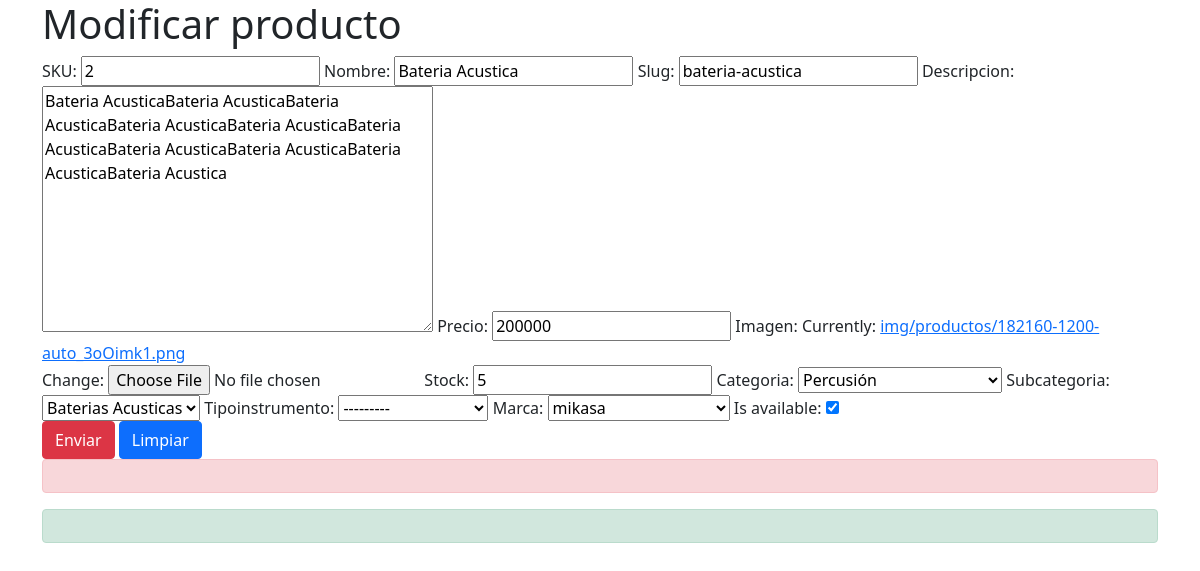
Before: /nuevo-producto/2 with the older database file.
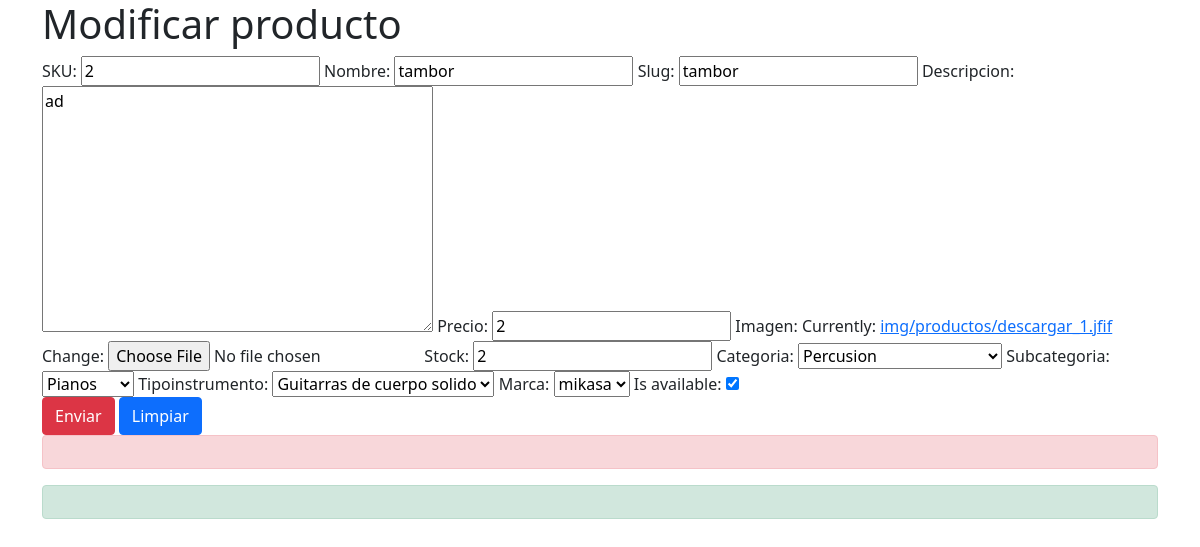
After: the same page with the newer database file.
### app/models.py (models this page shows, shortened)
class Producto(models.Model):
    SKU = models.IntegerField(primary_key=True, verbose_name='SKU')
    nombreProducto =  models.CharField(max_length=80 ,verbose_name='nombre', unique=True)
    slug = models.CharField(max_length=100)
    descripcion = models.TextField(verbose_name='descripcion')
    precio = models.IntegerField(verbose_name='precio')
    imagen=models.ImageField(upload_to='img/productos' , null=True)
    stock = models.IntegerField(verbose_name='stock')
    categoria= models.ForeignKey(Categoria,on_delete=models.CASCADE, )
    subcategoria= models.ForeignKey(SubCategoria,on_delete=models.CASCADE)
    tipoinstrumento= models.ForeignKey(TipoInstrumento,on_delete=models.CASCADE, blank=True, null=True)
    marca = models.ForeignKey(Marca,on_delete=models.CASCADE)
    is_available = models.BooleanField(default=True)
    create_date = models.DateTimeField(auto_now_add=True)
    modified_date = models.DateTimeField(auto_now=True)

### app/views.py (the view)
# urls.py: path('nuevo-producto/<SKU>',Mod_Producto, name="Mod_Producto"),
def Mod_Producto(request, SKU):
    producto = Producto.objects.get(SKU=SKU)
    datos = {
        'form': productoForm(instance=producto)
    }
    if request.method == 'POST':
        formulario = productoForm(data=request.POST, instance=producto)
        if formulario.is_valid():
            formulario.save()
            datos['mensaje'] = "Modificados correctamente"
            return redirect('crud')
    return render(request, 'Tcrud/modProducto.html', datos)

### app/forms.py
class productoForm (ModelForm):
    class Meta :
        model = Producto
        fields= '__all__'

### app/models.py (called while the page is built)
    def __str__(self) -> str:
        return self.nombreCategoria

    def __str__(self) -> str:
        return self.nombreSubCategoria

    def __str__(self) -> str:
        return self.nombreTipoInstrumento

    def __str__(self) -> str:
        return self.nombreMarca

### carts/context_processors.py (called while the page is built)
def counter(request):
    cart_count = 0
    try:
        cart = Cart.objects.filter(cart_id=_cart_id(request))
        cart_items = CartItem.objects.all().filter(cart=cart[:1])
        for cart_item in cart_items:
            cart_count += cart_item.quantity
    except Cart.DoesNotExist:
        cart_count = 0
    return dict(cart_count=cart_count)

### carts/views.py (called while the page is built)
def _cart_id(request):
    cart = request.session.session_key
    if not cart:
        cart= request.session.create()
    return cart

### app/templates/Tcrud/modProducto.html (shortened to what this page needs)
<!doctype html>
<html lang="en">
  <head>
    <link href="https://cdn.jsdelivr.net/npm/bootstrap@5.0.1/dist/css/bootstrap.min.css" rel="stylesheet">
  </head>
  <body>
    <div class="container">
      <h1>Modificar producto</h1>
      <form action="" method="post" id="formulario">
        <div class="form-group">
          {{ form }}
        </div>
        <input type="submit" value="Enviar" class="btn btn-danger" id="enviar">
        <input type="reset" value="Limpiar" class="btn btn-primary" id="limpiar">
        <div id="error" class="alert alert-danger" role="alert"></div>
      </form>
      <div class="alert alert-success" role="alert">{{mensaje}}</div>
    </div>
  </body>
</html>

Changed rows visible on the page:
changed Producto "mikasa": nombreProducto "Bateria Acustica" → "tambor"; slug "bateria-acustica" → "tambor"; descripcion "Bateria AcusticaBateria AcusticaBateria AcusticaBateria AcusticaBateria AcusticaBateria AcusticaBateria AcusticaBateria AcusticaBateria AcusticaBateria Acustica" → "ad"; precio "200000" → "2"; stock "5" → "2"; categoria "Percusión" → "Percusion"; subcategoria "Baterias Acusticas" → "Pianos"; tipoinstrumento "---------" → "Guitarras de cuerpo solido"
Other visible differences:
text no longer shown: "SKU: Nombre: Slug: Descripcion: Precio: Imagen: Currently: img/productos/182160-1200-auto_3oOimk1.png Change: Stock: Categoria: Subcategoria: Tipoinstrumento: Marca: Is available:"
text now shown: "SKU: Nombre: Slug: Descripcion: Precio: Imagen: Currently: img/productos/descargar_1.jfif Change: Stock: Categoria: Subcategoria: Tipoinstrumento: Marca: Is available:"
